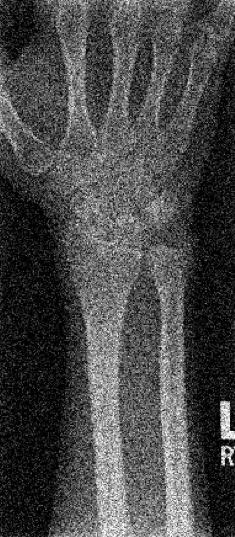
#> input picture images/speckle/4.png, 235 x 537 px; its folder holds 4 pictures in this run
$ python speckle_removal.py
#> lines starting #> are read from the running program, lines starting #| are printed output that depends on the picture
### utils.py
import cv2
import numpy as np

# [6 lines left out: function apply_sharpening, not called in this run]

def crimmins_short(img, passes=3, threshold=2):
    """
    simple, iterative Crimmins filter using np.roll
    - 'passes': how many times to repeat the procedure
    - 'threshold': difference at which we increment/decrement

    """
    out = img.astype(np.int16)
    directions = [(-1,0), (1,0), (0,-1), (0,1), (-1,-1), (-1,1), (1,-1), (1,1)]

    for _ in range(passes):
        current = out.copy()
        for dr, dc in directions:
            shifted = np.roll(current, shift=(dr, dc), axis=(0,1))
            # Increase pixel by 1 if neighbor >= pixel + threshold
            out = np.where(shifted >= (current + threshold), out + 1, out)
            # Decrease pixel by 1 if neighbor <= pixel - threshold
            out = np.where(shifted <= (current - threshold), out - 1, out)
        out = np.clip(out, 0, 255)
    return out.astype(np.uint8)

### speckle_removal.py
import os
import random
import cv2
import numpy as np
import matplotlib.pyplot as plt
from mpl_toolkits.mplot3d import Axes3D
from utils import crimmins_short

# Path to speckle folder
folder_path = "images/speckle"

# all files in the folder
all_files = [f for f in os.listdir(folder_path) if os.path.isfile(os.path.join(folder_path, f))]

if len(all_files) < 3:
    print("Not enough images in the folder.")
else:

    selected_files = random.sample(all_files, 3)

    for fname in selected_files:
        img_path = os.path.join(folder_path, fname)
        img = cv2.imread(img_path, cv2.IMREAD_GRAYSCALE)
#> img is the input picture: shape (537, 235); min 0, max 255, mean 72.4
        if img is None:
            print(f"Error loading {fname}")
            continue

        # -Column 2: Crimmins with multiple passes
        crimmins_filtered = crimmins_short(img, passes=5, threshold=1)
#> after the loop in crimmins_short, `for _ in range(passes):`:
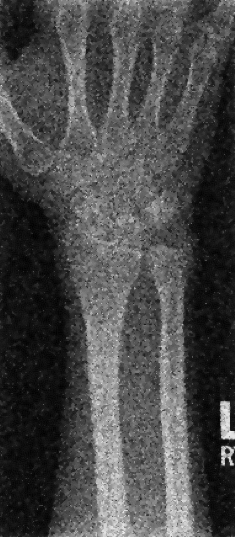
#> current: shape (537, 235) int16; min 0, max 234, mean 72.4

        # Column 3: Combined Gaussian–Mean Pipeline
        step1 = cv2.medianBlur(img, 3)
        step2 = cv2.GaussianBlur(step1, (3, 3), 0)
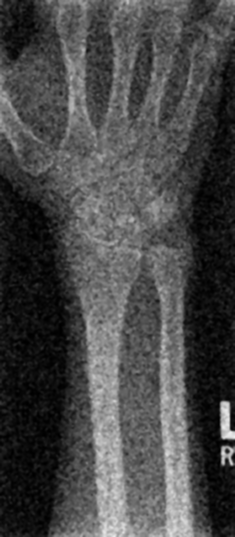
#> step2: shape (537, 235); min 0, max 237, mean 71.3
        step3 = cv2.blur(step2, (3, 3))
        combined = cv2.medianBlur(step3, 5)

        fig = plt.figure(figsize=(18, 12))

        # 2D images
        ax1 = fig.add_subplot(2, 3, 1)
        ax1.imshow(img, cmap='gray')
        ax1.set_title(f"{fname} - Original")
        ax1.axis("off")

        ax2 = fig.add_subplot(2, 3, 2)
        ax2.imshow(crimmins_filtered, cmap='gray')
        ax2.set_title("Crimmins (3 passes)")
        ax2.axis("off")

        ax3 = fig.add_subplot(2, 3, 3)
        ax3.imshow(combined, cmap='gray')
        ax3.set_title("Gaussian–Mean Pipeline")
        ax3.axis("off")

        # 3D surfaces (downsampled)
        X, Y = np.meshgrid(np.arange(img.shape[1]), np.arange(img.shape[0]))

        # downsampling
        stride = 5
        Z_orig = img.astype(float)
        Z_crim = crimmins_filtered.astype(float)
        Z_comb = combined.astype(float)

        #Original 3D
        ax4 = fig.add_subplot(2, 3, 4, projection='3d')
        ax4.plot_surface(X[::stride, ::stride],
                         Y[::stride, ::stride],
                         Z_orig[::stride, ::stride],
                         cmap='gray', rstride=1, cstride=1)


        #Crimmins 3D
        ax5 = fig.add_subplot(2, 3, 5, projection='3d')
        ax5.plot_surface(X[::stride, ::stride],
                         Y[::stride, ::stride],
                         Z_crim[::stride, ::stride],
                         cmap='gray', rstride=1, cstride=1)


        #Combined 3D
        ax6 = fig.add_subplot(2, 3, 6, projection='3d')
        ax6.plot_surface(X[::stride, ::stride],
                         Y[::stride, ::stride],
                         Z_comb[::stride, ::stride],
                         cmap='gray', rstride=1, cstride=1)

        plt.tight_layout()
        plt.show()
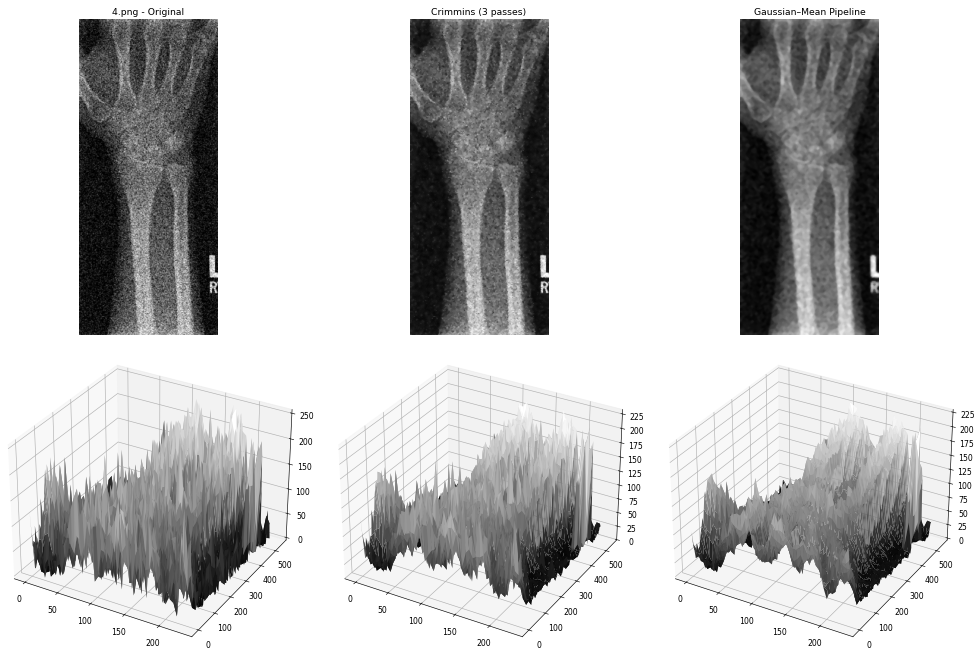
#> figure drawn by matplotlib, 6 panels
#> pass 2 of the loop `for fname in selected_files:`:
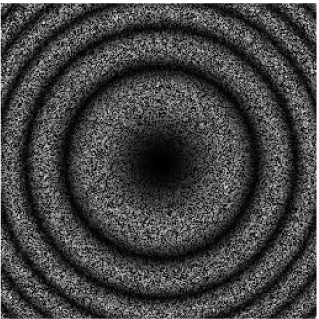
#> input picture images/speckle/2.jpeg, 319 x 319 px
#> img is the input picture: shape (319, 319); min 0, max 255, mean 68.5
#> step1: shape (319, 319)
#> step2: shape (319, 319)
#> `step3 = cv2.blur(step2, (3, 3))`:
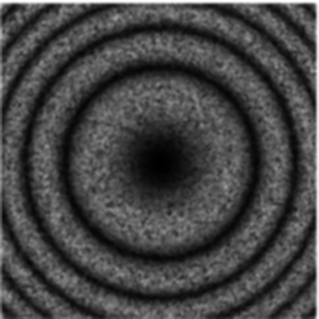
#> step3: shape (319, 319); min 0, max 255, mean 68.4
#> combined: shape (319, 319)
#> Z_orig: shape (319, 319) float64
#> Z_crim: shape (319, 319) float64
#> Z_comb: shape (319, 319) float64
#> `plt.show()`:
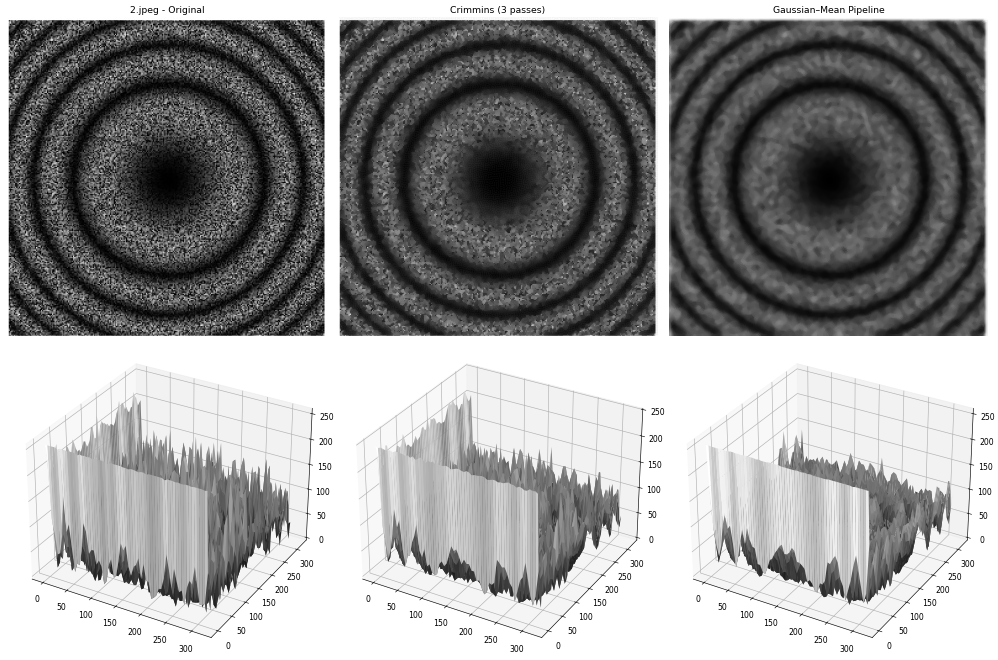
#> figure drawn by matplotlib, 6 panels
#> pass 3 of the loop `for fname in selected_files:`:
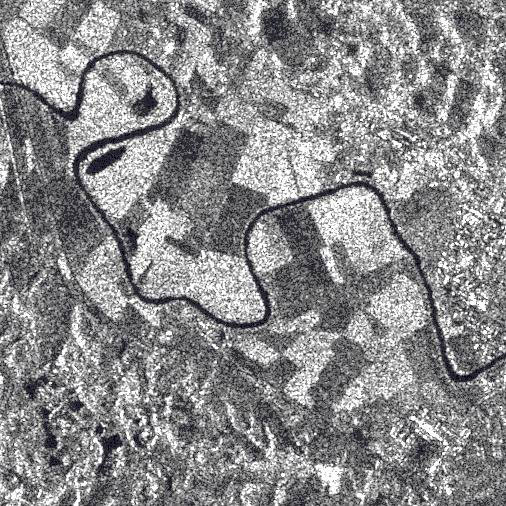
#> input picture images/speckle/1.jpeg, 506 x 506 px
#> img: shape (506, 506)
#> after the loop in crimmins_short (call 3), `for _ in range(passes):`:
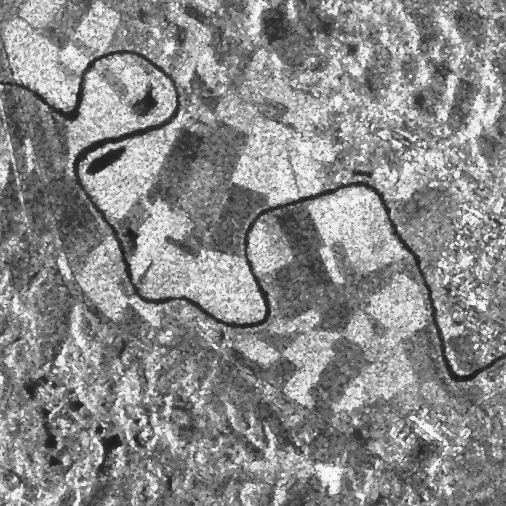
#> out: shape (506, 506) int16; min 22, max 253, mean 137.8
#> step1: shape (506, 506)
#> step2: shape (506, 506)
#> step3: shape (506, 506)
#> `combined = cv2.medianBlur(step3, 5)`:
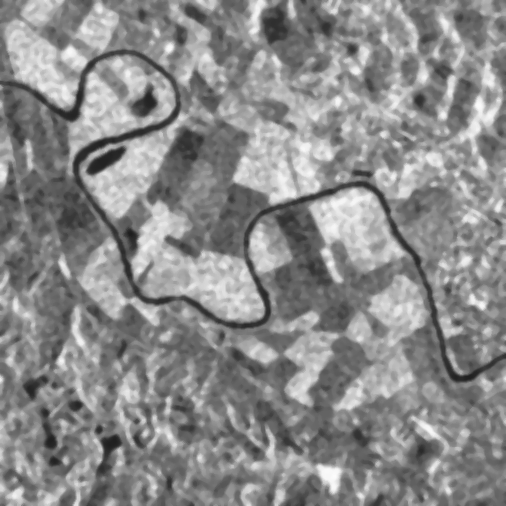
#> combined: shape (506, 506); min 29, max 252, mean 138.6
#> Z_orig: shape (506, 506) float64
#> Z_crim: shape (506, 506) float64
#> Z_comb: shape (506, 506) float64
